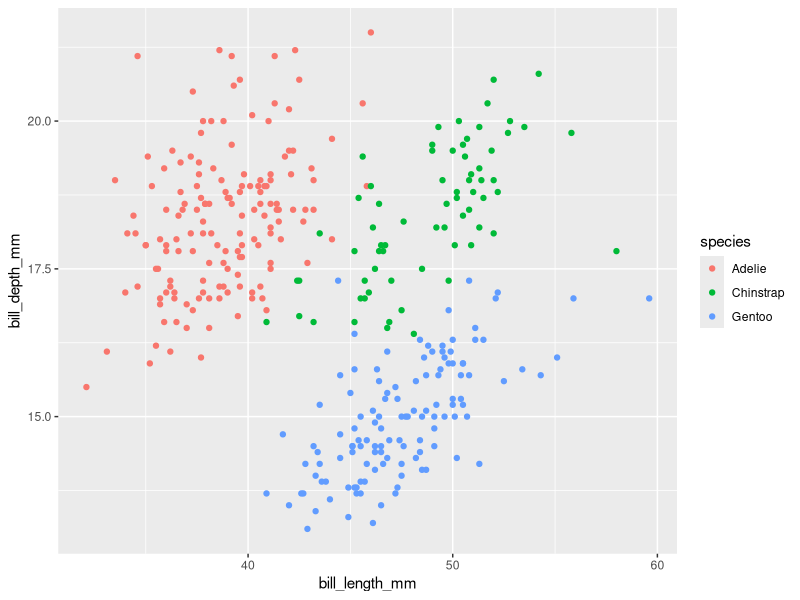

Recreate this plot in R.
## ---- chunk 1
knitr::opts_chunk$set(echo = TRUE)
## ---- chunk 2
library(palmerpenguins)
library(tidyverse)
data("penguins")

penguins %>% 
  ggplot() + aes(x= bill_length_mm, y = bill_depth_mm) + 
  geom_point(aes(col = species))
